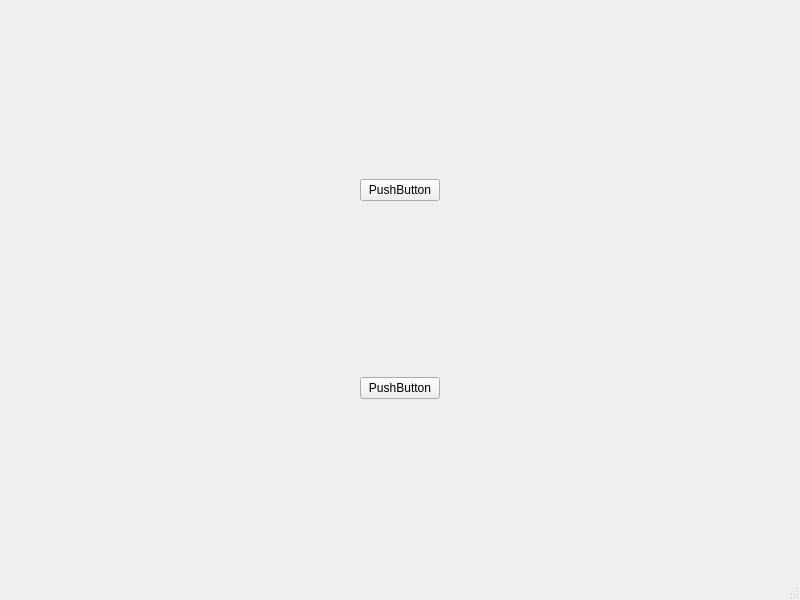
<?xml version="1.0" encoding="UTF-8"?>
<ui version="4.0">
 <class>MainWindow</class>
 <widget class="QMainWindow" name="MainWindow">
  <property name="geometry">
   <rect>
    <x>0</x>
    <y>0</y>
    <width>800</width>
    <height>600</height>
   </rect>
  </property>
  <property name="windowTitle">
   <string>Início - Nome do sistema de vendas - user</string>
  </property>
  <widget class="QWidget" name="centralwidget">
   <layout class="QHBoxLayout" name="horizontalLayout_2">
    <item>
     <layout class="QVBoxLayout" name="verticalLayout_2">
      <item>
       <widget class="QPushButton" name="pushButton_2">
        <property name="sizePolicy">
         <sizepolicy hsizetype="Maximum" vsizetype="Fixed">
          <horstretch>0</horstretch>
          <verstretch>0</verstretch>
         </sizepolicy>
        </property>
        <property name="text">
         <string>PushButton</string>
        </property>
       </widget>
      </item>
      <item>
       <widget class="QPushButton" name="pushButton">
        <property name="sizePolicy">
         <sizepolicy hsizetype="Maximum" vsizetype="Fixed">
          <horstretch>0</horstretch>
          <verstretch>0</verstretch>
         </sizepolicy>
        </property>
        <property name="text">
         <string>PushButton</string>
        </property>
       </widget>
      </item>
     </layout>
    </item>
   </layout>
  </widget>
  <widget class="QMenuBar" name="menubar">
   <property name="geometry">
    <rect>
     <x>0</x>
     <y>0</y>
     <width>800</width>
     <height>21</height>
    </rect>
   </property>
  </widget>
  <widget class="QStatusBar" name="statusbar"/>
 </widget>
 <resources/>
 <connections/>
</ui>
